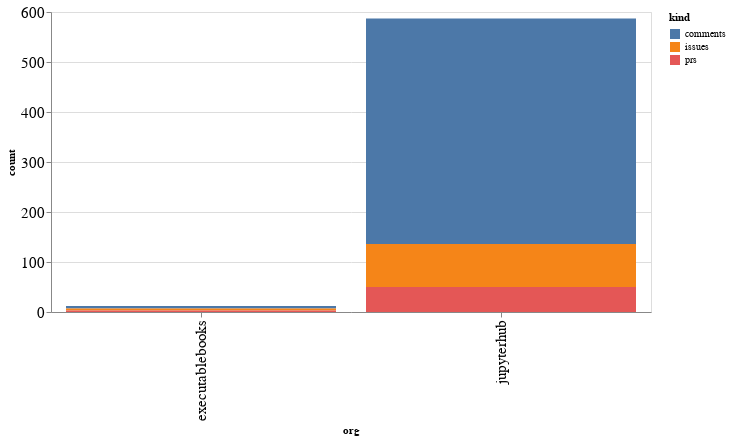

The notebook cell this image was saved under:
### Code cell
alt.Chart(org_summaries, width=600).mark_bar().encode(
    x='org',
    y='count',
    color='kind',
    tooltip="org"
)

### Figure 1 — Vega-Lite specification as saved in the notebook (floating-point values rounded to 4 significant figures)
{"config": {"axisLeft": {"labelFontSize": 15}, "axisBottom": {"labelFontSize": 15}}, "data": {"name": "data-789ef0f4bf18f27c8f1126694f10cfeb"}, "mark": "bar", "encoding": {"color": {"type": "nominal", "field": "kind"}, "tooltip": {"type": "nominal", "field": "org"}, "x": {"type": "nominal", "field": "org"}, "y": {"type": "quantitative", "field": "count"}}, "width": 600, "$schema": "https://vega.github.io/schema/vega-lite/v4.8.1.json", "datasets": {"data-789ef0f4bf18f27c8f1126694f10cfeb": [{"org": "executablebooks", "kind": "comments", "count": 5}, {"org": "executablebooks", "kind": "issues", "count": 4}, {"org": "executablebooks", "kind": "prs", "count": 3}, {"org": "jupyterhub", "kind": "comments", "count": 451}, {"org": "jupyterhub", "kind": "issues", "count": 86}, {"org": "jupyterhub", "kind": "prs", "count": 50}]}}
